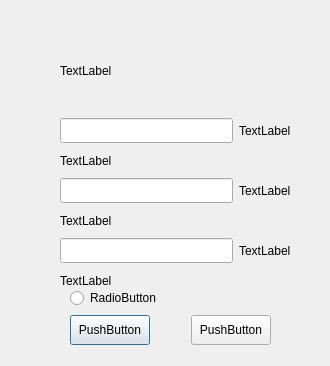
<?xml version="1.0" encoding="UTF-8"?>
<ui version="4.0">
 <class>Register</class>
 <widget class="QDialog" name="Register">
  <property name="geometry">
   <rect>
    <x>0</x>
    <y>0</y>
    <width>330</width>
    <height>366</height>
   </rect>
  </property>
  <property name="windowTitle">
   <string>Dialog</string>
  </property>
  <widget class="QWidget" name="horizontalLayoutWidget">
   <property name="geometry">
    <rect>
     <x>60</x>
     <y>50</y>
     <width>201</width>
     <height>41</height>
    </rect>
   </property>
   <layout class="QHBoxLayout" name="horizontalLayout">
    <item>
     <widget class="QLabel" name="SignUp">
      <property name="text">
       <string>TextLabel</string>
      </property>
     </widget>
    </item>
    <item>
     <spacer name="horizontalSpacer">
      <property name="orientation">
       <enum>Qt::Horizontal</enum>
      </property>
      <property name="sizeHint" stdset="0">
       <size>
        <width>40</width>
        <height>20</height>
       </size>
      </property>
     </spacer>
    </item>
   </layout>
  </widget>
  <widget class="QWidget" name="horizontalLayoutWidget_2">
   <property name="geometry">
    <rect>
     <x>60</x>
     <y>110</y>
     <width>231</width>
     <height>41</height>
    </rect>
   </property>
   <layout class="QHBoxLayout" name="horizontalLayout_2">
    <item>
     <widget class="QLineEdit" name="userName">
      <property name="maximumSize">
       <size>
        <width>16777215</width>
        <height>25</height>
       </size>
      </property>
     </widget>
    </item>
    <item>
     <widget class="QLabel" name="userLogo">
      <property name="text">
       <string>TextLabel</string>
      </property>
     </widget>
    </item>
   </layout>
  </widget>
  <widget class="QLabel" name="userMessage">
   <property name="geometry">
    <rect>
     <x>60</x>
     <y>150</y>
     <width>231</width>
     <height>21</height>
    </rect>
   </property>
   <property name="text">
    <string>TextLabel</string>
   </property>
  </widget>
  <widget class="QWidget" name="horizontalLayoutWidget_3">
   <property name="geometry">
    <rect>
     <x>60</x>
     <y>170</y>
     <width>231</width>
     <height>41</height>
    </rect>
   </property>
   <layout class="QHBoxLayout" name="horizontalLayout_3">
    <item>
     <widget class="QLineEdit" name="userPassword">
      <property name="maximumSize">
       <size>
        <width>16777215</width>
        <height>25</height>
       </size>
      </property>
     </widget>
    </item>
    <item>
     <widget class="QLabel" name="passLogo">
      <property name="text">
       <string>TextLabel</string>
      </property>
     </widget>
    </item>
   </layout>
  </widget>
  <widget class="QWidget" name="horizontalLayoutWidget_4">
   <property name="geometry">
    <rect>
     <x>60</x>
     <y>230</y>
     <width>231</width>
     <height>41</height>
    </rect>
   </property>
   <layout class="QHBoxLayout" name="horizontalLayout_4">
    <item>
     <widget class="QLineEdit" name="userPassword2">
      <property name="maximumSize">
       <size>
        <width>16777215</width>
        <height>25</height>
       </size>
      </property>
     </widget>
    </item>
    <item>
     <widget class="QLabel" name="passLogo2">
      <property name="text">
       <string>TextLabel</string>
      </property>
     </widget>
    </item>
   </layout>
  </widget>
  <widget class="QLabel" name="passwordMessage">
   <property name="geometry">
    <rect>
     <x>60</x>
     <y>210</y>
     <width>231</width>
     <height>21</height>
    </rect>
   </property>
   <property name="text">
    <string>TextLabel</string>
   </property>
  </widget>
  <widget class="QLabel" name="passwordMessage2">
   <property name="geometry">
    <rect>
     <x>60</x>
     <y>270</y>
     <width>231</width>
     <height>21</height>
    </rect>
   </property>
   <property name="text">
    <string>TextLabel</string>
   </property>
  </widget>
  <widget class="QWidget" name="horizontalLayoutWidget_5">
   <property name="geometry">
    <rect>
     <x>70</x>
     <y>310</y>
     <width>201</width>
     <height>41</height>
    </rect>
   </property>
   <layout class="QHBoxLayout" name="horizontalLayout_5">
    <item>
     <widget class="QPushButton" name="clickRegister">
      <property name="maximumSize">
       <size>
        <width>1000</width>
        <height>30</height>
       </size>
      </property>
      <property name="text">
       <string>PushButton</string>
      </property>
     </widget>
    </item>
    <item>
     <spacer name="horizontalSpacer_2">
      <property name="orientation">
       <enum>Qt::Horizontal</enum>
      </property>
      <property name="sizeHint" stdset="0">
       <size>
        <width>40</width>
        <height>20</height>
       </size>
      </property>
     </spacer>
    </item>
    <item>
     <widget class="QPushButton" name="clickCancel">
      <property name="maximumSize">
       <size>
        <width>16777215</width>
        <height>30</height>
       </size>
      </property>
      <property name="text">
       <string>PushButton</string>
      </property>
     </widget>
    </item>
   </layout>
  </widget>
  <widget class="QRadioButton" name="radioButton">
   <property name="geometry">
    <rect>
     <x>70</x>
     <y>290</y>
     <width>89</width>
     <height>16</height>
    </rect>
   </property>
   <property name="text">
    <string>RadioButton</string>
   </property>
  </widget>
 </widget>
 <tabstops>
  <tabstop>userName</tabstop>
  <tabstop>userPassword</tabstop>
  <tabstop>userPassword2</tabstop>
  <tabstop>radioButton</tabstop>
  <tabstop>clickRegister</tabstop>
  <tabstop>clickCancel</tabstop>
 </tabstops>
 <resources/>
 <connections>
  <connection>
   <sender>clickRegister</sender>
   <signal>clicked()</signal>
   <receiver>Register</receiver>
   <slot>Click_Register()</slot>
   <hints>
    <hint type="sourcelabel">
     <x>107</x>
     <y>330</y>
    </hint>
    <hint type="destinationlabel">
     <x>219</x>
     <y>293</y>
    </hint>
   </hints>
  </connection>
  <connection>
   <sender>clickCancel</sender>
   <signal>clicked()</signal>
   <receiver>Register</receiver>
   <slot>Click_Cancel()</slot>
   <hints>
    <hint type="sourcelabel">
     <x>227</x>
     <y>335</y>
    </hint>
    <hint type="destinationlabel">
     <x>301</x>
     <y>262</y>
    </hint>
   </hints>
  </connection>
 </connections>
 <slots>
  <slot>Click_Register()</slot>
  <slot>Click_Cancel()</slot>
 </slots>
</ui>
